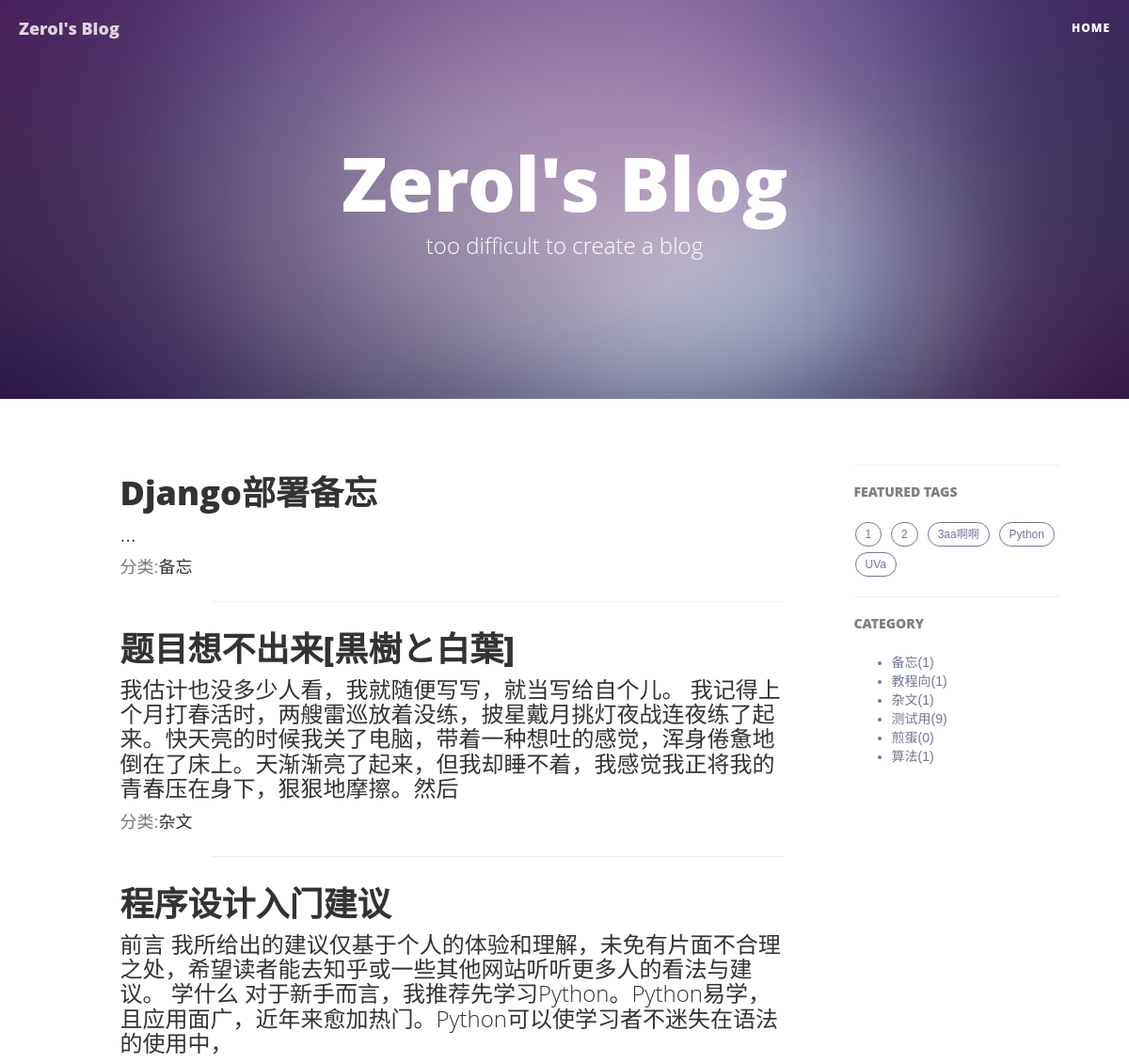
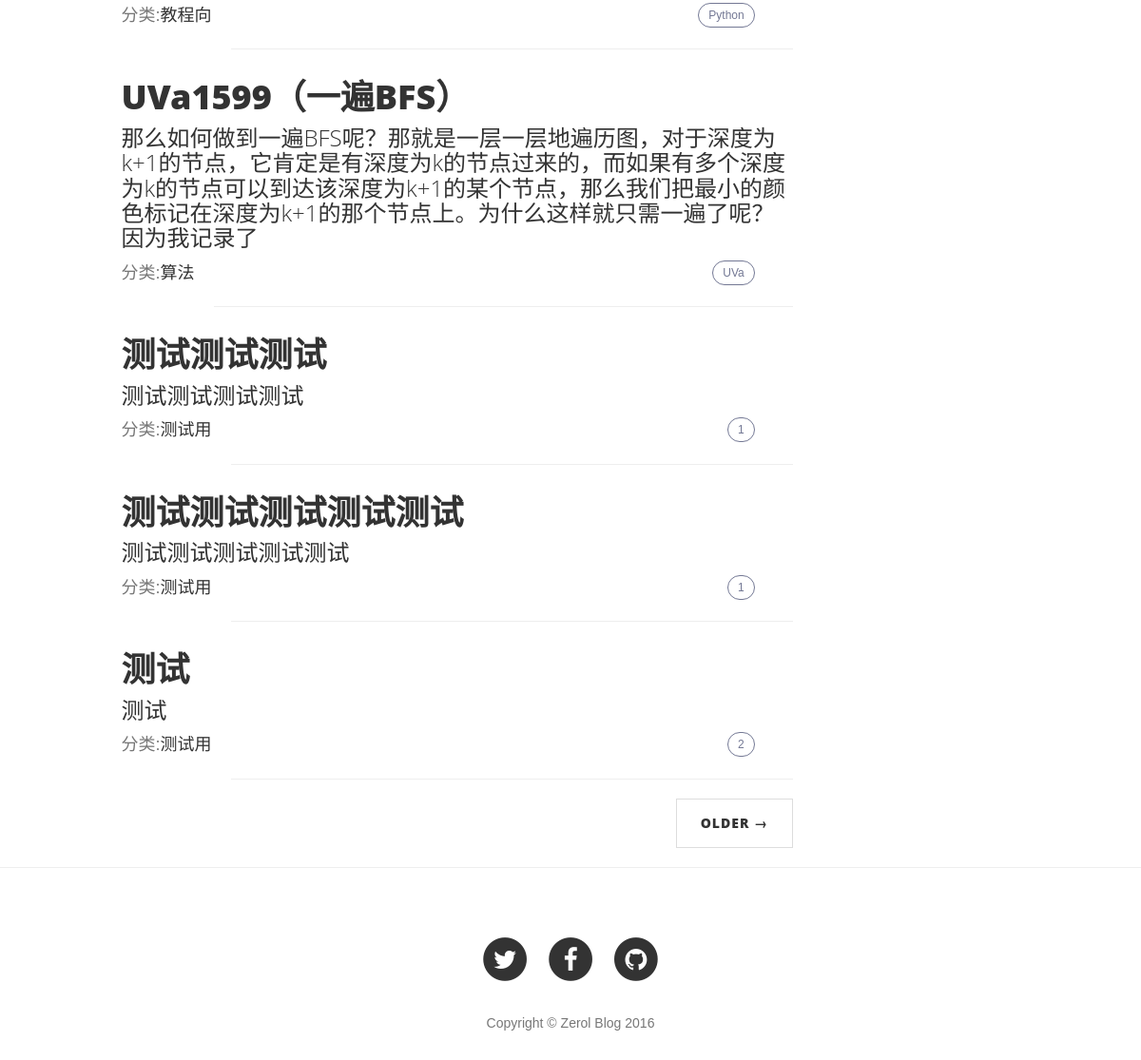
Before: / with the older database file (2 pictures, top to bottom).
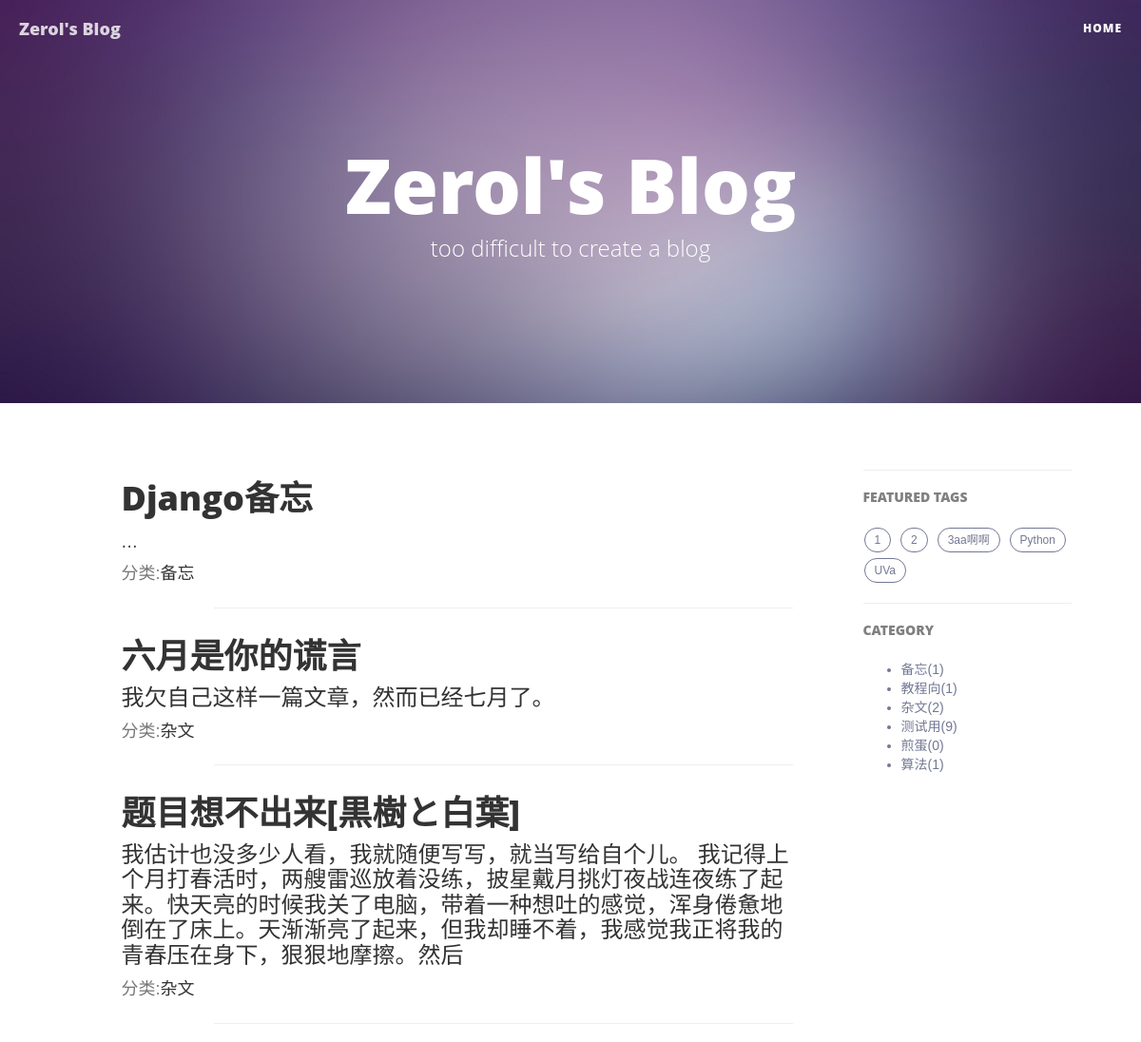
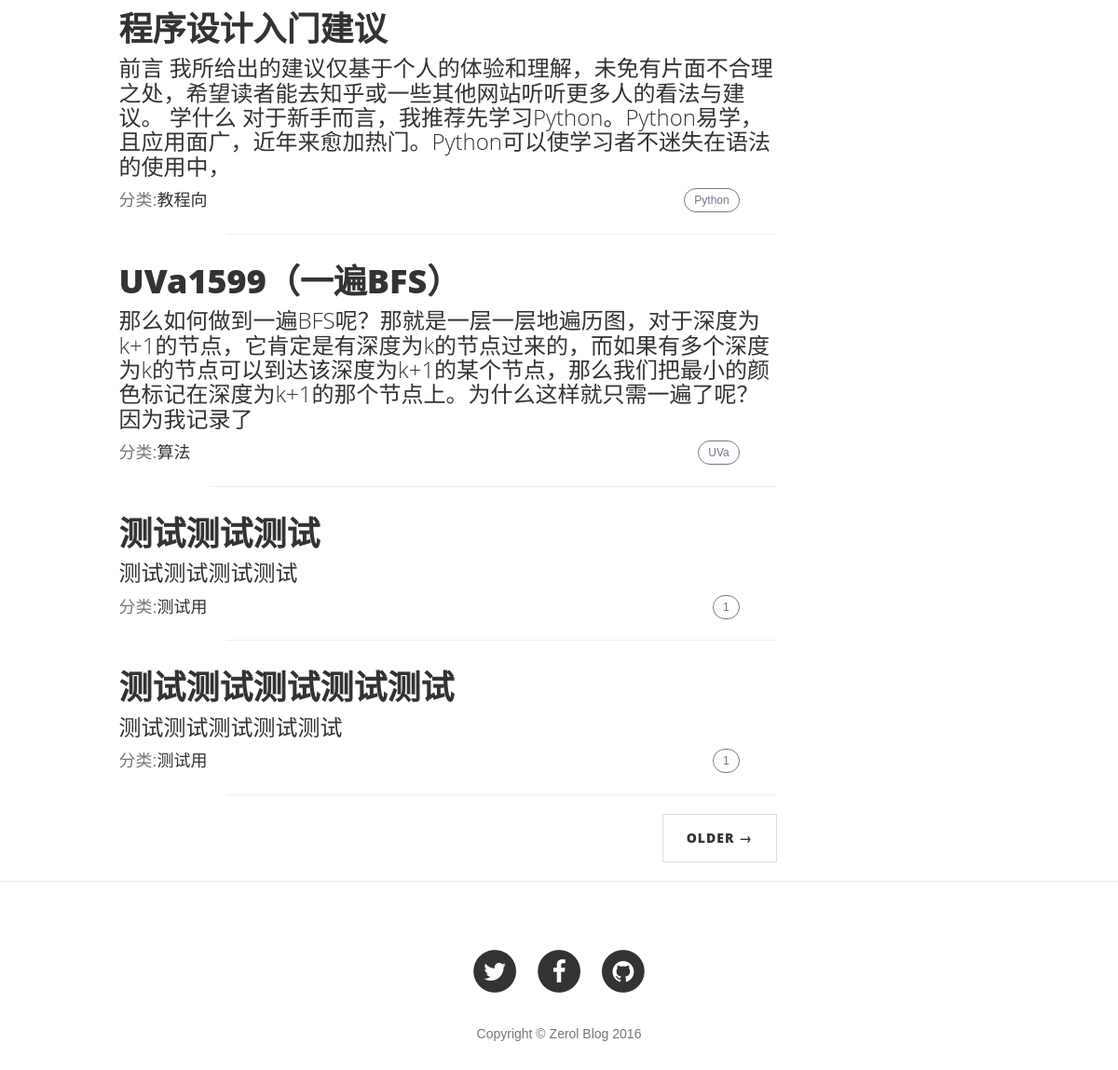
After: the same page with the newer database file (2 pictures, top to bottom).
### blog/models.py (models this page shows, shortened)
class Article(models.Model):
    STATUS_CHOICES = (
        ('d', 'Draft'),
        ('p', 'Published'),
    )
    title = models.CharField('标题', max_length=70)
    body = models.TextField('正文')
    created_time = models.DateTimeField('创建时间', auto_now_add=True)
    last_modified_time = models.DateTimeField('修改时间', auto_now=True)
    status = models.CharField('文章状态', max_length=1, choices=STATUS_CHOICES)
    abstract = models.TextField('摘要', max_length=140, blank=True, null=True)
    views = models.PositiveIntegerField('浏览量', default=0)
    topped = models.BooleanField('置顶', default=False)
    category = models.ForeignKey('Category', verbose_name='分类', null=True, on_delete=models.SET_NULL)
    tags = models.ManyToManyField('Tag', verbose_name='标签集合', blank=True)
    class Meta:
        ordering = ['-last_modified_time']

class Category(models.Model):
    name = models.CharField('类名', max_length=20)
    created_time = models.DateTimeField('创建时间', auto_now_add=True)
    last_modified_time = models.DateTimeField('修改时间', auto_now=True)

class Tag(models.Model):
    name = models.CharField('标签名', max_length=20)
    created_time = models.DateTimeField('创建时间', auto_now_add=True)
    last_modified_time = models.DateTimeField('修改时间', auto_now=True)

### blog/views.py (the view)
# urls.py: url(r'^$', IndexView.as_view(), name='index'),
class IndexView(ListView):
    template_name = "index.html"
    context_object_name = "article_list"
    paginate_by = 7
    def get_queryset(self):
        article_list = Article.objects.filter(status='p')
        for article in article_list:
            article.body = markdown2.markdown(article.body, extras=['fenced-code-blocks'])
        return article_list
    def get_context_data(self, **kwargs):
        kwargs['category_list'] = Category.objects.all().order_by('name')
        kwargs['tag_list'] = Tag.objects.all().order_by('name')
        return super(IndexView, self).get_context_data(**kwargs)

### templates/index.html (shortened to what this page needs)
{% extends 'base-index.html' %}
{% block content %}
    {% for article in article_list %}
        <div class="post-preview">
            <a href="{% url 'blog:detail' article.pk %}">
                <h2 class="post-title">
                    {{ article.title }}
                </h2>
                <h3 class="post-subtitle">
                    {{ article.abstract }}
                </h3>
            </a>
            <div class="post-preview" style="float: left">
                <p class="post-meta">分类:<a href="{% url 'blog:category' article.category.pk 1 %}">{{ article.category.name }}</a>&nbsp;&nbsp;&nbsp;&nbsp;</p>
            </div>
            <div class="sidebar-container" style="float: right">
                <div class="tags">
                    {% for tag in article.tags.all %}
                        <a href="{% url 'blog:tag' tag.pk 1 %}" title="{{ tag.name }}">
                            {{ tag.name }}
                        </a>
                    {% endfor %}
                </div>
            </div>
        </div>
        <br>
        <hr>
    {% endfor %}
    <ul class="pager">
    {% if page_obj.has_next %}
                    <li class="next">
                        <a href="{{ page_obj.next_page_number }}">Older &rarr;</a>
                    </li>
    {% endif %}
    </ul>
{% endblock %}
{% block tags %}
    {% for tag in tag_list %}
        <a href="{% url 'blog:tag' tag.pk 1 %}" title="{{ tag.name }}">
            {{ tag.name }}
        </a>
    {% endfor %}
{% endblock %}
{% block category %}
    <ul>
        {% for category in category_list %}
            <li>
                <a href="{% url 'blog:category' category.pk 1 %}" title="{{ category.name }}">
                    {{ category.name }}({{ category.article_set.count }})
                </a>
            </li>
        {% endfor %}
    </ul>
{% endblock %}

Changed rows visible on the page:
no longer on this page (row unchanged): Article: title "测试", abstract "测试", category.name "测试用", Tag (name "2")
changed Article "备忘": title "Django部署备忘" → "Django备忘"
added Article: title "六月是你的谎言", abstract "我欠自己这样一篇文章，然而已经七月了。", category.name "杂文"
computed for Category "杂文": article_set.count "1" → "2"
